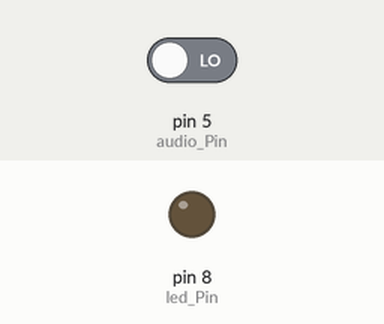
A sketch run on a simulated Arduino Uno, built with avr-gcc and run on an emulated ATmega328P. Parts: output pins drawn as LEDs (lit = HIGH). Inputs (shaded band) come from the test bench; at power-on: pin 5 (audio_Pin) LOW.

Above: at 1.2 s.
1.3 s: pin 5 (audio_Pin) driven HIGH
At 2.5 s:
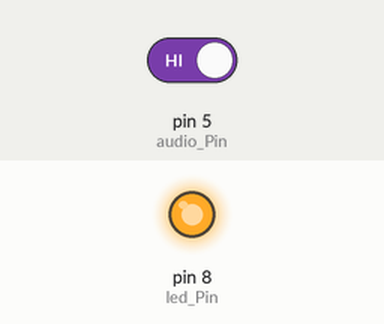
2.8 s: pin 5 (audio_Pin) driven LOW
At 3.7 s:
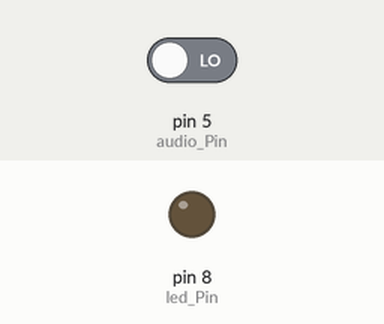
Timing chart, 0 to 5.8 s (numbered marks = the images above; inputs shaded):
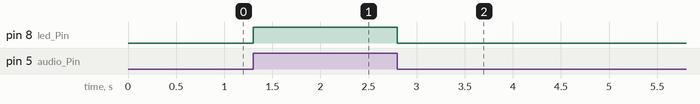

Measured:
- after the input at 1.3 s, pin 8 (led_Pin): LOW → HIGH at once
- after the input at 2.8 s, pin 8 (led_Pin): HIGH → LOW at once

The sketch:

soundSensor.ino
```cpp
///////////////////////////////
//  Definitions

const int led_Pin = 8;
const int audio_Pin = 5;

///////////////////////////////
//  Code

void setup() {
  // put your setup code here, to run once:
  Serial.begin(9600);
  pinMode(led_Pin, OUTPUT);
  pinMode(audio_Pin, INPUT);
}

void loop() {
  // put your main code here, to run repeatedly:
  bool sensorValue = digitalRead(audio_Pin);
  digitalWrite(led_Pin, sensorValue);
  if(sensorValue){
    delay(300);
  }
}
```
